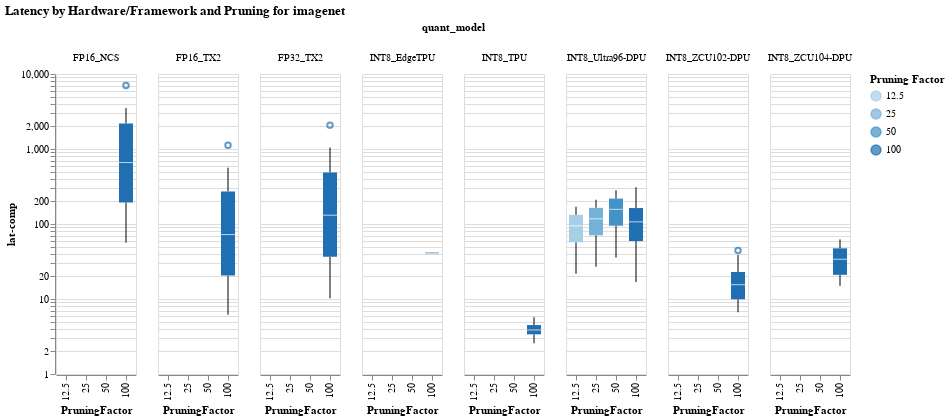

Source (notebook cell):
### Markdown cell above
### Boxplots

### Code cell
#hide_input 
#%run scripts/altair_plots.py  #run the plot script if it wasn't previously run
boxplot(df=imagenet_df_v1, yaxis="lat-comp", title="Latency by Hardware/Framework and Pruning for imagenet")
